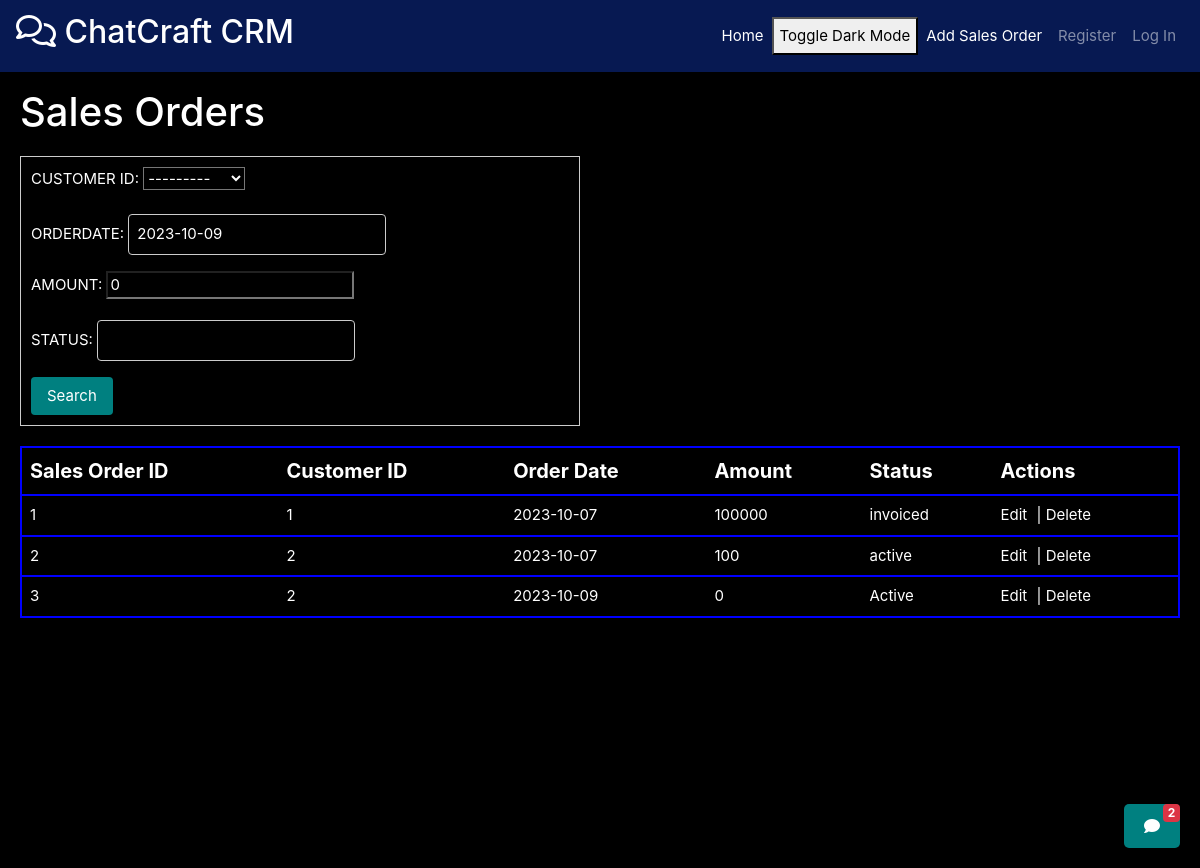
Page /sales_orders/get/ on the committed database.
### customers/models.py (models this page shows)
class Customer(models.Model):
    CUSTOMER_ID=models.AutoField(primary_key=True)
    COMPANY_NAME=models.CharField(max_length=35,unique=True)
    BALANCE_DUE=models.IntegerField(default=0,blank=True,null=True)
    ADDRESS = models.CharField(max_length=35,null=True,blank=True)
    STATUS = models.CharField(max_length=35,null=True,blank=True)
    CONTACT = models.CharField(max_length=10,null=True,blank=True)
    def __str__(self):
        return f"{self.CUSTOMER_ID} -- {self.COMPANY_NAME}"

### sales_orders/models.py (models this page shows, shortened)
class SalesOrder(models.Model):
    SALES_ORDER_ID=models.AutoField(primary_key=True)
    CUSTOMER_ID=models.ForeignKey(Customer,on_delete=models.CASCADE,db_column="CUSTOMER_ID")
    ORDERDATE = models.DateField(blank=True, null=True,default = datetime.now().date())
    AMOUNT=models.IntegerField(default =0 ,null=True,blank = True)
    STATUS = models.CharField(max_length=35,null=True,blank = True)

### sales_orders/views.py (the view)
# urls.py: path('get/', views.getSalesOrder),
def getSalesOrder(request : HttpRequest):
    data = request.GET
    sales_orders = SalesOrder.objects.all()
    filter_fields =["SALES_ORDER_ID", "CUSTOMER_ID", "ORDERDATE", "STATUS", "AMOUNT"]
    for field in filter_fields:
        param_value = data.get(field)
        if param_value:
            sales_orders = sales_orders.filter(**{field: param_value})
    sales_order_list = []
    for sales_order in sales_orders:
        sales_order_details = {
            "SALES_ORDER_ID":sales_order.SALES_ORDER_ID,
            "CUSTOMER_ID": sales_order.CUSTOMER_ID.CUSTOMER_ID,
            "ORDERDATE": str(sales_order.ORDERDATE),
            "STATUS": sales_order.STATUS,
            "AMOUNT" : sales_order.AMOUNT,
        }
        sales_order_list.append(sales_order_details)
    return render(request, 'SalesOrders/display_sales_orders.html', {'sales_orders':sales_order_list,'form':SalesOrderForm()})

### sales_orders/forms.py (shortened to what this page needs)
class SalesOrderForm(forms.ModelForm):
    class Meta:
        model = SalesOrder
        fields = ["CUSTOMER_ID", "ORDERDATE", "AMOUNT", "STATUS"]  # List the fields you want to edit

### sales_orders/templates/SalesOrders/display_sales_orders.html (shortened to what this page needs)
{% extends 'base.html' %}
{% block extra_nav %}
<li class="nav-item">
    <a class="nav-link" href="/sales_orders/add/" style="color: white;">Add Sales Order</a>
</li>
{% endblock %}
{% block content %}
<h1 class="page-title">Sales Orders</h1>
<form method="get" novalidate style="width: 560px;">
    {{ form.as_p }}
    <button type="submit">Search</button>
</form>
<table class="custom-table">
    <thead>
        <tr class="table-header">
            <th>Sales Order ID</th>
            <th>Customer ID</th>
            <th>Order Date</th>
            <th>Amount</th>
            <th>Status</th>
            <th>Actions</th>
        </tr>
    </thead>
    <tbody>
        {% for sales_order in sales_orders %}
        <tr>
            <td><a href='/sales_order_products/get/{{ sales_order.SALES_ORDER_ID }}/'>
            {{ sales_order.SALES_ORDER_ID}}</a></td>
            <td>{{ sales_order.CUSTOMER_ID }}</td>
            <td>{{ sales_order.ORDERDATE }}</td>
            <td>{{ sales_order.AMOUNT }}</td>
            <td>{{ sales_order.STATUS }}</td>
            <td>
                <a href="/sales_orders/edit/{{ sales_order.SALES_ORDER_ID }}/" class="action-link">Edit</a> |
                <a href="/sales_orders/delete/{{ sales_order.SALES_ORDER_ID }}/" class="action-link">Delete</a>
            </td>
        </tr>
        {% endfor %}
    </tbody>
</table>
{% endblock %}

### templates/base.html (style rules this page uses)
body { background-repeat: no-repeat; background-attachment: fixed; background-size: cover; }
body { font-size: 15px; }
.custom-table { border-collapse: collapse; width: 100%; border: 1px solid #ccc; margin-top: 20px; overflow-y: auto; }
.custom-table th, .custom-table td { text-align: left; padding: 8px; }
.table-header { background-color: teal; color: white; }
.custom-table tr:nth-child(even) { background-color: #f2f2f2; }
.action-link { text-decoration: none; color: #007bff; margin-right: 5px; }
form { margin-top: 20px; padding: 10px; border: 1px solid #ccc; background-color: #f8f8f8; width: 50%; }
form input[type="text"] { padding: 8px; margin-right: 10px; border: 1px solid #ccc; border-radius: 4px; }
form button[type="submit"] { padding: 8px 16px; background-color: teal; border: none; color: white; border-radius: 4px; cursor: pointer; }
h1 { flex: 1; margin: 0; position: relative; }
.grid-container * { color: white; background-color: black; }
table tr { border: 2px solid blue; }
.table-header { font-size: 20px; }

### rows in the picture
Customer: CUSTOMER_ID "---------"
SalesOrder: SALES_ORDER_ID "1", CUSTOMER_ID "1", ORDERDATE "2023-10-07", AMOUNT "100000", STATUS "invoiced"
SalesOrder: SALES_ORDER_ID "2", CUSTOMER_ID "2", ORDERDATE "2023-10-07", AMOUNT "100", STATUS "active"
SalesOrder: SALES_ORDER_ID "3", CUSTOMER_ID "2", ORDERDATE "2023-10-09", AMOUNT "0", STATUS "Active"
